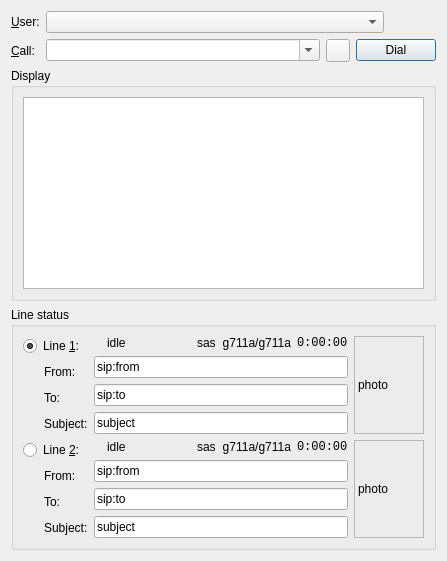
      <widget class="QWidget" name="layout13">
       <layout class="QVBoxLayout">
        <item>
         <layout class="QGridLayout">
          <item row="1" column="0">
           <widget class="QLabel" name="callTextLabel">
            <property name="text">
             <string comment="Label in front of combobox to enter address">&amp;Call:</string>
            </property>
            <property name="wordWrap">
             <bool>false</bool>
            </property>
            <property name="buddy">
             <cstring>callComboBox</cstring>
            </property>
           </widget>
          </item>
          <item row="1" column="1">
           <layout class="QHBoxLayout">
            <item>
             <widget class="QComboBox" name="callComboBox">
              <property name="sizePolicy">
               <sizepolicy hsizetype="MinimumExpanding" vsizetype="Fixed">
                <horstretch>0</horstretch>
                <verstretch>0</verstretch>
               </sizepolicy>
              </property>
              <property name="whatsThis">
               <string>The address that you want to call. This can be a full SIP address like &lt;b&gt;sip:example@example.com&lt;/b&gt; or just the user part or telephone number of the full address. When you do not specify a full address, then Twinkle will complete the address by using the domain value of your user profile.</string>
              </property>
              <property name="editable">
               <bool>true</bool>
              </property>
              <property name="maxCount">
               <number>10</number>
              </property>
              <property name="insertPolicy">
               <enum>QComboBox::NoInsert</enum>
              </property>
              <property name="autoCompletion">
               <bool>true</bool>
              </property>
             </widget>
            </item>
            <item>
             <widget class="QToolButton" name="addressToolButton">
              <property name="focusPolicy">
               <enum>Qt::TabFocus</enum>
              </property>
              <property name="toolTip">
               <string>Address book</string>
              </property>
              <property name="whatsThis">
               <string>Select an address from the address book.</string>
              </property>
              <property name="text">
               <string/>
              </property>
              <property name="icon">
               <iconset resource="icons.qrc">
                <normaloff>:/icons/images/kontact_contacts.png</normaloff>:/icons/images/kontact_contacts.png</iconset>
              </property>
              <property name="shortcut">
               <string>F10</string>
              </property>
             </widget>
            </item>
            <item>
             <widget class="QPushButton" name="callPushButton">
              <property name="whatsThis">
               <string>Dial the address.</string>
              </property>
              <property name="text">
               <string>Dial</string>
              </property>
              <property name="default">
               <bool>true</bool>
              </property>
             </widget>
            </item>
           </layout>
          </item>
          <item row="0" column="0">
           <widget class="QLabel" name="userLabel">
            <property name="text">
             <string>&amp;User:</string>
            </property>
            <property name="wordWrap">
             <bool>false</bool>
            </property>
            <property name="buddy">
             <cstring>userComboBox</cstring>
            </property>
           </widget>
          </item>
          <item row="0" column="1">
           <layout class="QHBoxLayout">
            <item>
             <widget class="QComboBox" name="userComboBox">
              <property name="sizePolicy">
               <sizepolicy hsizetype="MinimumExpanding" vsizetype="Fixed">
                <horstretch>0</horstretch>
                <verstretch>0</verstretch>
               </sizepolicy>
              </property>
              <property name="whatsThis">
               <string>The user that will make the call.</string>
              </property>
             </widget>
            </item>
            <item>
             <layout class="QHBoxLayout">
              <item>
               <widget class="QLabel" name="statAaLabel">
                <property name="sizePolicy">
                 <sizepolicy hsizetype="Fixed" vsizetype="Fixed">
                  <horstretch>0</horstretch>
                  <verstretch>0</verstretch>
                 </sizepolicy>
                </property>
                <property name="whatsThis">
                 <string>Auto answer indication.</string>
                </property>
                <property name="pixmap">
                 <pixmap resource="icons.qrc">:/icons/images/auto_answer.png</pixmap>
                </property>
                <property name="wordWrap">
                 <bool>false</bool>
                </property>
               </widget>
              </item>
              <item>
               <widget class="QLabel" name="statMWILabel">
                <property name="sizePolicy">
                 <sizepolicy hsizetype="Fixed" vsizetype="Fixed">
                  <horstretch>0</horstretch>
                  <verstretch>0</verstretch>
                 </sizepolicy>
                </property>
                <property name="whatsThis">
                 <string>Message waiting indication.</string>
                </property>
                <property name="pixmap">
                 <pixmap resource="icons.qrc">:/icons/images/mwi_none16.png</pixmap>
                </property>
                <property name="wordWrap">
                 <bool>false</bool>
                </property>
               </widget>
              </item>
              <item>
               <widget class="QLabel" name="statMissedLabel">
                <property name="sizePolicy">
                 <sizepolicy hsizetype="Fixed" vsizetype="Fixed">
                  <horstretch>0</horstretch>
                  <verstretch>0</verstretch>
                 </sizepolicy>
                </property>
                <property name="whatsThis">
                 <string>Missed call indication.</string>
                </property>
                <property name="pixmap">
                 <pixmap resource="icons.qrc">:/icons/images/missed.png</pixmap>
                </property>
                <property name="wordWrap">
                 <bool>false</bool>
                </property>
               </widget>
              </item>
              <item>
               <widget class="QLabel" name="statRegLabel">
                <property name="sizePolicy">
                 <sizepolicy hsizetype="Fixed" vsizetype="Fixed">
                  <horstretch>0</horstretch>
                  <verstretch>0</verstretch>
                 </sizepolicy>
                </property>
                <property name="whatsThis">
                 <string>Registration status.</string>
                </property>
                <property name="pixmap">
                 <pixmap resource="icons.qrc">:/icons/images/twinkle16.png</pixmap>
                </property>
                <property name="wordWrap">
                 <bool>false</bool>
                </property>
               </widget>
              </item>
             </layout>
            </item>
           </layout>
          </item>
         </layout>
        </item>
        <item>
         <widget class="QGroupBox" name="displayGroupBox">
          <property name="sizePolicy">
           <sizepolicy hsizetype="Preferred" vsizetype="Preferred">
            <horstretch>0</horstretch>
            <verstretch>0</verstretch>
           </sizepolicy>
          </property>
          <property name="title">
           <string>Display</string>
          </property>
          <layout class="QVBoxLayout">
           <item>
            <widget class="QTextEdit" name="displayTextEdit">
             <property name="sizePolicy">
              <sizepolicy hsizetype="Expanding" vsizetype="MinimumExpanding">
               <horstretch>0</horstretch>
               <verstretch>0</verstretch>
              </sizepolicy>
             </property>
             <property name="readOnly">
              <bool>true</bool>
             </property>
             <property name="text" stdset="0">
              <string/>
             </property>
            </widget>
           </item>
          </layout>
         </widget>
        </item>
        <item>
         <widget class="QGroupBox" name="lineButtonGroup">
          <property name="sizePolicy">
           <sizepolicy hsizetype="Preferred" vsizetype="Preferred">
            <horstretch>0</horstretch>
            <verstretch>0</verstretch>
           </sizepolicy>
          </property>
          <property name="title">
           <string>Line status</string>
          </property>
          <property name="exclusive" stdset="0">
           <bool>true</bool>
          </property>
          <layout class="QVBoxLayout">
           <item>
            <layout class="QHBoxLayout">
             <item>
              <layout class="QVBoxLayout">
               <item>
                <widget class="QRadioButton" name="line1RadioButton">
                 <property name="sizePolicy">
                  <sizepolicy hsizetype="Fixed" vsizetype="Fixed">
                   <horstretch>0</horstretch>
                   <verstretch>0</verstretch>
                  </sizepolicy>
                 </property>
                 <property name="whatsThis">
                  <string>Click to switch to line 1.</string>
                 </property>
                 <property name="text">
                  <string>Line &amp;1:</string>
                 </property>
                 <property name="shortcut">
                  <string>Alt+1</string>
                 </property>
                 <property name="checked">
                  <bool>true</bool>
                 </property>
                </widget>
               </item>
               <item>
                <widget class="QLabel" name="fromhead1Label">
                 <property name="sizePolicy">
                  <sizepolicy hsizetype="Fixed" vsizetype="Preferred">
                   <horstretch>0</horstretch>
                   <verstretch>0</verstretch>
                  </sizepolicy>
                 </property>
                 <property name="text">
                  <string>From:</string>
                 </property>
                 <property name="wordWrap">
                  <bool>false</bool>
                 </property>
                 <property name="indent">
                  <number>21</number>
                 </property>
                </widget>
               </item>
               <item>
                <widget class="QLabel" name="tohead1Label">
                 <property name="sizePolicy">
                  <sizepolicy hsizetype="Fixed" vsizetype="Preferred">
                   <horstretch>0</horstretch>
                   <verstretch>0</verstretch>
                  </sizepolicy>
                 </property>
                 <property name="text">
                  <string>To:</string>
                 </property>
                 <property name="wordWrap">
                  <bool>false</bool>
                 </property>
                 <property name="indent">
                  <number>21</number>
                 </property>
                </widget>
               </item>
               <item>
                <widget class="QLabel" name="subjecthead1Label">
                 <property name="sizePolicy">
                  <sizepolicy hsizetype="Fixed" vsizetype="Preferred">
                   <horstretch>0</horstretch>
                   <verstretch>0</verstretch>
                  </sizepolicy>
                 </property>
                 <property name="text">
                  <string>Subject:</string>
                 </property>
                 <property name="wordWrap">
                  <bool>false</bool>
                 </property>
                 <property name="indent">
                  <number>21</number>
                 </property>
                </widget>
               </item>
              </layout>
             </item>
             <item>
              <layout class="QVBoxLayout">
               <item>
                <layout class="QHBoxLayout">
                 <item>
                  <widget class="QLabel" name="line1StatLabel">
                   <property name="sizePolicy">
                    <sizepolicy hsizetype="Fixed" vsizetype="Preferred">
                     <horstretch>0</horstretch>
                     <verstretch>0</verstretch>
                    </sizepolicy>
                   </property>
                   <property name="wordWrap">
                    <bool>false</bool>
                   </property>
                  </widget>
                 </item>
                 <item>
                  <widget class="QLabel" name="status1TextLabel">
                   <property name="sizePolicy">
                    <sizepolicy hsizetype="Preferred" vsizetype="Preferred">
                     <horstretch>0</horstretch>
                     <verstretch>0</verstretch>
                    </sizepolicy>
                   </property>
                   <property name="text">
                    <string comment="No need to translate">idle</string>
                   </property>
                   <property name="textFormat">
                    <enum>Qt::RichText</enum>
                   </property>
                   <property name="wordWrap">
                    <bool>false</bool>
                   </property>
                  </widget>
                 </item>
                 <item>
                  <widget class="QLabel" name="line1HoldLabel">
                   <property name="sizePolicy">
                    <sizepolicy hsizetype="Fixed" vsizetype="Preferred">
                     <horstretch>0</horstretch>
                     <verstretch>0</verstretch>
                    </sizepolicy>
                   </property>
                   <property name="wordWrap">
                    <bool>false</bool>
                   </property>
                  </widget>
                 </item>
                 <item>
                  <widget class="QLabel" name="line1MuteLabel">
                   <property name="sizePolicy">
                    <sizepolicy hsizetype="Fixed" vsizetype="Preferred">
                     <horstretch>0</horstretch>
                     <verstretch>0</verstretch>
                    </sizepolicy>
                   </property>
                   <property name="wordWrap">
                    <bool>false</bool>
                   </property>
                  </widget>
                 </item>
                 <item>
                  <widget class="QLabel" name="line1ConfLabel">
                   <property name="sizePolicy">
                    <sizepolicy hsizetype="Fixed" vsizetype="Preferred">
                     <horstretch>0</horstretch>
                     <verstretch>0</verstretch>
                    </sizepolicy>
                   </property>
                   <property name="wordWrap">
                    <bool>false</bool>
                   </property>
                  </widget>
                 </item>
                 <item>
                  <widget class="QLabel" name="line1ReferLabel">
                   <property name="sizePolicy">
                    <sizepolicy hsizetype="Fixed" vsizetype="Preferred">
                     <horstretch>0</horstretch>
                     <verstretch>0</verstretch>
                    </sizepolicy>
                   </property>
                   <property name="wordWrap">
                    <bool>false</bool>
                   </property>
                  </widget>
                 </item>
                 <item>
                  <widget class="QLabel" name="crypt1Label">
                   <property name="sizePolicy">
                    <sizepolicy hsizetype="Fixed" vsizetype="Preferred">
                     <horstretch>0</horstretch>
                     <verstretch>0</verstretch>
                    </sizepolicy>
                   </property>
                   <property name="wordWrap">
                    <bool>false</bool>
                   </property>
                  </widget>
                 </item>
                 <item>
                  <widget class="QLabel" name="line1SasLabel">
                   <property name="sizePolicy">
                    <sizepolicy hsizetype="Fixed" vsizetype="Preferred">
                     <horstretch>0</horstretch>
                     <verstretch>0</verstretch>
                    </sizepolicy>
                   </property>
                   <property name="whatsThis">
                    <string>Short authentication string</string>
                   </property>
                   <property name="text">
                    <string comment="No need to translate">sas</string>
                   </property>
                   <property name="wordWrap">
                    <bool>false</bool>
                   </property>
                  </widget>
                 </item>
                 <item>
                  <widget class="QLabel" name="codec1TextLabel">
                   <property name="sizePolicy">
                    <sizepolicy hsizetype="Fixed" vsizetype="Preferred">
                     <horstretch>0</horstretch>
                     <verstretch>0</verstretch>
                    </sizepolicy>
                   </property>
                   <property name="whatsThis">
                    <string>Audio codec</string>
                   </property>
                   <property name="text">
                    <string comment="No need to translate">g711a/g711a</string>
                   </property>
                   <property name="alignment">
                    <set>Qt::AlignRight|Qt::AlignTrailing|Qt::AlignVCenter</set>
                   </property>
                   <property name="wordWrap">
                    <bool>false</bool>
                   </property>
                  </widget>
                 </item>
                 <item>
                  <widget class="QLabel" name="timer1TextLabel">
                   <property name="sizePolicy">
                    <sizepolicy hsizetype="Fixed" vsizetype="Preferred">
                     <horstretch>0</horstretch>
                     <verstretch>0</verstretch>
                    </sizepolicy>
                   </property>
                   <property name="font">
                    <font>
                     <family>Courier New</family>
                    </font>
                   </property>
                   <property name="whatsThis">
                    <string>Call duration</string>
                   </property>
                   <property name="text">
                    <string>0:00:00</string>
                   </property>
                   <property name="wordWrap">
                    <bool>false</bool>
                   </property>
                  </widget>
                 </item>
                </layout>
               </item>
               <item>
                <widget class="QLineEdit" name="from1Label">
                 <property name="focusPolicy">
                  <enum>Qt::NoFocus</enum>
                 </property>
                 <property name="text">
                  <string comment="No need to translate">sip:from</string>
                 </property>
                 <property name="readOnly">
                  <bool>true</bool>
                 </property>
                </widget>
               </item>
               <item>
                <widget class="QLineEdit" name="to1Label">
                 <property name="focusPolicy">
                  <enum>Qt::NoFocus</enum>
                 </property>
                 <property name="text">
                  <string comment="No need to translate">sip:to</string>
                 </property>
                 <property name="readOnly">
                  <bool>true</bool>
                 </property>
                </widget>
               </item>
               <item>
                <widget class="QLineEdit" name="subject1Label">
                 <property name="focusPolicy">
                  <enum>Qt::NoFocus</enum>
                 </property>
                 <property name="text">
                  <string comment="No need to translate">subject</string>
                 </property>
                 <property name="readOnly">
                  <bool>true</bool>
                 </property>
                </widget>
               </item>
              </layout>
             </item>
             <item>
              <widget class="QLabel" name="photo1Label">
               <property name="sizePolicy">
                <sizepolicy hsizetype="Fixed" vsizetype="Fixed">
                 <horstretch>0</horstretch>
                 <verstretch>0</verstretch>
                </sizepolicy>
               </property>
               <property name="minimumSize">
                <size>
                 <width>70</width>
                 <height>98</height>
                </size>
               </property>
               <property name="maximumSize">
                <size>
                 <width>70</width>
                 <height>98</height>
                </size>
               </property>
               <property name="frameShape">
                <enum>QFrame::StyledPanel</enum>
               </property>
               <property name="text">
                <string comment="No need to translate">photo</string>
               </property>
               <property name="wordWrap">
                <bool>false</bool>
               </property>
              </widget>
             </item>
            </layout>
           </item>
           <item>
            <layout class="QHBoxLayout">
             <item>
              <layout class="QVBoxLayout">
               <item>
                <widget class="QRadioButton" name="line2RadioButton">
                 <property name="sizePolicy">
                  <sizepolicy hsizetype="Fixed" vsizetype="Fixed">
                   <horstretch>0</horstretch>
                   <verstretch>0</verstretch>
                  </sizepolicy>
                 </property>
                 <property name="whatsThis">
                  <string>Click to switch to line 2.</string>
                 </property>
                 <property name="text">
                  <string>Line &amp;2:</string>
                 </property>
                 <property name="shortcut">
                  <string>Alt+2</string>
                 </property>
                </widget>
               </item>
               <item>
                <widget class="QLabel" name="fromhead2Label">
                 <property name="sizePolicy">
                  <sizepolicy hsizetype="Fixed" vsizetype="Preferred">
                   <horstretch>0</horstretch>
                   <verstretch>0</verstretch>
                  </sizepolicy>
                 </property>
                 <property name="text">
                  <string>From:</string>
                 </property>
                 <property name="wordWrap">
                  <bool>false</bool>
                 </property>
                 <property name="indent">
                  <number>21</number>
                 </property>
                </widget>
               </item>
               <item>
                <widget class="QLabel" name="tohead2Label">
                 <property name="sizePolicy">
                  <sizepolicy hsizetype="Fixed" vsizetype="Preferred">
                   <horstretch>0</horstretch>
                   <verstretch>0</verstretch>
                  </sizepolicy>
                 </property>
                 <property name="text">
                  <string>To:</string>
                 </property>
                 <property name="wordWrap">
                  <bool>false</bool>
                 </property>
                 <property name="indent">
                  <number>21</number>
                 </property>
                </widget>
               </item>
               <item>
                <widget class="QLabel" name="subjecthead2Label">
                 <property name="sizePolicy">
                  <sizepolicy hsizetype="Fixed" vsizetype="Preferred">
                   <horstretch>0</horstretch>
                   <verstretch>0</verstretch>
                  </sizepolicy>
                 </property>
                 <property name="text">
                  <string>Subject:</string>
                 </property>
                 <property name="wordWrap">
                  <bool>false</bool>
                 </property>
                 <property name="indent">
                  <number>21</number>
                 </property>
                </widget>
               </item>
              </layout>
             </item>
             <item>
              <layout class="QVBoxLayout">
               <item>
                <layout class="QHBoxLayout">
                 <item>
                  <widget class="QLabel" name="line2StatLabel">
                   <property name="sizePolicy">
                    <sizepolicy hsizetype="Fixed" vsizetype="Preferred">
                     <horstretch>0</horstretch>
                     <verstretch>0</verstretch>
                    </sizepolicy>
                   </property>
                   <property name="wordWrap">
                    <bool>false</bool>
                   </property>
                  </widget>
                 </item>
                 <item>
                  <widget class="QLabel" name="status2TextLabel">
                   <property name="sizePolicy">
                    <sizepolicy hsizetype="Preferred" vsizetype="Preferred">
                     <horstretch>0</horstretch>
                     <verstretch>0</verstretch>
                    </sizepolicy>
                   </property>
                   <property name="text">
                    <string comment="No need to translate">idle</string>
                   </property>
                   <property name="textFormat">
                    <enum>Qt::RichText</enum>
                   </property>
                   <property name="wordWrap">
                    <bool>false</bool>
                   </property>
                  </widget>
                 </item>
                 <item>
                  <widget class="QLabel" name="line2HoldLabel">
                   <property name="sizePolicy">
                    <sizepolicy hsizetype="Fixed" vsizetype="Preferred">
                     <horstretch>0</horstretch>
                     <verstretch>0</verstretch>
                    </sizepolicy>
                   </property>
                   <property name="wordWrap">
                    <bool>false</bool>
                   </property>
                  </widget>
                 </item>
                 <item>
                  <widget class="QLabel" name="line2MuteLabel">
                   <property name="sizePolicy">
                    <sizepolicy hsizetype="Fixed" vsizetype="Preferred">
                     <horstretch>0</horstretch>
                     <verstretch>0</verstretch>
                    </sizepolicy>
                   </property>
                   <property name="wordWrap">
                    <bool>false</bool>
                   </property>
                  </widget>
                 </item>
                 <item>
                  <widget class="QLabel" name="line2ConfLabel">
                   <property name="sizePolicy">
                    <sizepolicy hsizetype="Fixed" vsizetype="Preferred">
                     <horstretch>0</horstretch>
                     <verstretch>0</verstretch>
                    </sizepolicy>
                   </property>
                   <property name="wordWrap">
                    <bool>false</bool>
                   </property>
                  </widget>
                 </item>
                 <item>
                  <widget class="QLabel" name="line2ReferLabel">
                   <property name="sizePolicy">
                    <sizepolicy hsizetype="Fixed" vsizetype="Preferred">
                     <horstretch>0</horstretch>
                     <verstretch>0</verstretch>
                    </sizepolicy>
                   </property>
                   <property name="wordWrap">
                    <bool>false</bool>
                   </property>
                  </widget>
                 </item>
                 <item>
                  <widget class="QLabel" name="crypt2Label">
                   <property name="sizePolicy">
                    <sizepolicy hsizetype="Fixed" vsizetype="Preferred">
                     <horstretch>0</horstretch>
                     <verstretch>0</verstretch>
                    </sizepolicy>
                   </property>
                   <property name="wordWrap">
                    <bool>false</bool>
                   </property>
                  </widget>
                 </item>
                 <item>
                  <widget class="QLabel" name="line2SasLabel">
                   <property name="sizePolicy">
                    <sizepolicy hsizetype="Fixed" vsizetype="Preferred">
                     <horstretch>0</horstretch>
                     <verstretch>0</verstretch>
                    </sizepolicy>
                   </property>
                   <property name="whatsThis">
                    <string>Short authentication string</string>
                   </property>
                   <property name="text">
                    <string comment="No need to translate">sas</string>
                   </property>
                   <property name="wordWrap">
                    <bool>false</bool>
                   </property>
                  </widget>
                 </item>
                 <item>
                  <widget class="QLabel" name="codec2TextLabel">
                   <property name="sizePolicy">
                    <sizepolicy hsizetype="Fixed" vsizetype="Preferred">
                     <horstretch>0</horstretch>
                     <verstretch>0</verstretch>
                    </sizepolicy>
                   </property>
                   <property name="whatsThis">
                    <string>Audio codec</string>
                   </property>
                   <property name="text">
                    <string comment="No need to translate">g711a/g711a</string>
                   </property>
                   <property name="alignment">
                    <set>Qt::AlignRight|Qt::AlignTrailing|Qt::AlignVCenter</set>
                   </property>
                   <property name="wordWrap">
                    <bool>false</bool>
                   </property>
                  </widget>
                 </item>
                 <item>
                  <widget class="QLabel" name="timer2TextLabel">
                   <property name="sizePolicy">
                    <sizepolicy hsizetype="Fixed" vsizetype="Preferred">
                     <horstretch>0</horstretch>
                     <verstretch>0</verstretch>
                    </sizepolicy>
                   </property>
                   <property name="font">
                    <font>
                     <family>Courier New</family>
                    </font>
                   </property>
                   <property name="whatsThis">
                    <string>Call duration</string>
                   </property>
                   <property name="text">
                    <string>0:00:00</string>
                   </property>
                   <property name="wordWrap">
                    <bool>false</bool>
                   </property>
                  </widget>
                 </item>
                </layout>
               </item>
               <item>
                <widget class="QLineEdit" name="from2Label">
                 <property name="focusPolicy">
                  <enum>Qt::NoFocus</enum>
                 </property>
                 <property name="text">
                  <string comment="No need to translate">sip:from</string>
                 </property>
                 <property name="readOnly">
                  <bool>true</bool>
                 </property>
                </widget>
               </item>
               <item>
                <widget class="QLineEdit" name="to2Label">
                 <property name="focusPolicy">
                  <enum>Qt::NoFocus</enum>
                 </property>
                 <property name="text">
                  <string comment="No need to translate">sip:to</string>
                 </property>
                 <property name="readOnly">
                  <bool>true</bool>
                 </property>
                </widget>
               </item>
               <item>
                <widget class="QLineEdit" name="subject2Label">
                 <property name="focusPolicy">
                  <enum>Qt::NoFocus</enum>
                 </property>
                 <property name="text">
                  <string comment="No need to translate">subject</string>
                 </property>
                 <property name="readOnly">
                  <bool>true</bool>
                 </property>
                </widget>
               </item>
              </layout>
             </item>
             <item>
              <widget class="QLabel" name="photo2Label">
               <property name="sizePolicy">
                <sizepolicy hsizetype="Fixed" vsizetype="Fixed">
                 <horstretch>0</horstretch>
                 <verstretch>0</verstretch>
                </sizepolicy>
               </property>
               <property name="minimumSize">
                <size>
                 <width>70</width>
                 <height>98</height>
                </size>
               </property>
               <property name="maximumSize">
                <size>
                 <width>70</width>
                 <height>98</height>
                </size>
               </property>
               <property name="frameShape">
                <enum>QFrame::StyledPanel</enum>
               </property>
               <property name="text">
                <string comment="No need to translate">photo</string>
               </property>
               <property name="wordWrap">
                <bool>false</bool>
               </property>
              </widget>
             </item>
            </layout>
           </item>
          </layout>
         </widget>
        </item>
       </layout>
      </widget>
